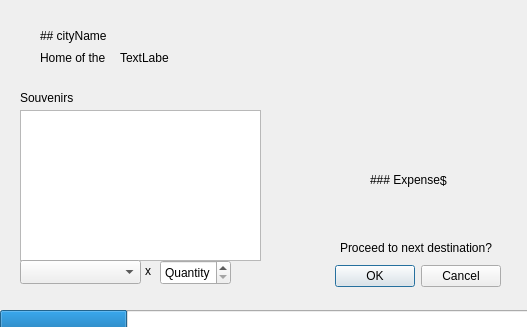
<?xml version="1.0" encoding="UTF-8"?>
<ui version="4.0">
 <class>TripProgressDialogue</class>
 <widget class="QDialog" name="TripProgressDialogue">
  <property name="geometry">
   <rect>
    <x>0</x>
    <y>0</y>
    <width>527</width>
    <height>327</height>
   </rect>
  </property>
  <property name="windowTitle">
   <string>Dialog</string>
  </property>
  <property name="sizeGripEnabled">
   <bool>false</bool>
  </property>
  <widget class="QDialogButtonBox" name="proceedButtons">
   <property name="geometry">
    <rect>
     <x>160</x>
     <y>260</y>
     <width>341</width>
     <height>32</height>
    </rect>
   </property>
   <property name="orientation">
    <enum>Qt::Horizontal</enum>
   </property>
   <property name="standardButtons">
    <set>QDialogButtonBox::Cancel|QDialogButtonBox::Ok</set>
   </property>
  </widget>
  <widget class="QLabel" name="label_proceed">
   <property name="geometry">
    <rect>
     <x>340</x>
     <y>240</y>
     <width>161</width>
     <height>16</height>
    </rect>
   </property>
   <property name="text">
    <string>Proceed to next destination?</string>
   </property>
  </widget>
  <widget class="QProgressBar" name="progressBar">
   <property name="geometry">
    <rect>
     <x>0</x>
     <y>310</y>
     <width>531</width>
     <height>20</height>
    </rect>
   </property>
   <property name="value">
    <number>24</number>
   </property>
   <property name="textVisible">
    <bool>false</bool>
   </property>
  </widget>
  <widget class="QLabel" name="stadiumName">
   <property name="geometry">
    <rect>
     <x>40</x>
     <y>20</y>
     <width>141</width>
     <height>31</height>
    </rect>
   </property>
   <property name="text">
    <string>## cityName</string>
   </property>
   <property name="textFormat">
    <enum>Qt::MarkdownText</enum>
   </property>
   <property name="scaledContents">
    <bool>false</bool>
   </property>
   <property name="alignment">
    <set>Qt::AlignLeading|Qt::AlignLeft|Qt::AlignVCenter</set>
   </property>
  </widget>
  <widget class="QLabel" name="label_home">
   <property name="geometry">
    <rect>
     <x>40</x>
     <y>50</y>
     <width>71</width>
     <height>16</height>
    </rect>
   </property>
   <property name="text">
    <string>Home of the</string>
   </property>
  </widget>
  <widget class="QLabel" name="teamName">
   <property name="geometry">
    <rect>
     <x>120</x>
     <y>50</y>
     <width>49</width>
     <height>16</height>
    </rect>
   </property>
   <property name="text">
    <string>TextLabel</string>
   </property>
  </widget>
  <widget class="QTableWidget" name="souvenirTable">
   <property name="geometry">
    <rect>
     <x>20</x>
     <y>110</y>
     <width>241</width>
     <height>151</height>
    </rect>
   </property>
  </widget>
  <widget class="QLabel" name="label_souvenir">
   <property name="geometry">
    <rect>
     <x>20</x>
     <y>90</y>
     <width>61</width>
     <height>16</height>
    </rect>
   </property>
   <property name="text">
    <string>Souvenirs</string>
   </property>
  </widget>
  <widget class="QLabel" name="label_expenses">
   <property name="geometry">
    <rect>
     <x>370</x>
     <y>170</y>
     <width>71</width>
     <height>20</height>
    </rect>
   </property>
   <property name="text">
    <string>### Expenses:</string>
   </property>
   <property name="textFormat">
    <enum>Qt::MarkdownText</enum>
   </property>
  </widget>
  <widget class="QLabel" name="totalExpenses">
   <property name="geometry">
    <rect>
     <x>440</x>
     <y>170</y>
     <width>71</width>
     <height>21</height>
    </rect>
   </property>
   <property name="text">
    <string>$ </string>
   </property>
  </widget>
  <widget class="QComboBox" name="souvenirOptions">
   <property name="geometry">
    <rect>
     <x>20</x>
     <y>260</y>
     <width>121</width>
     <height>24</height>
    </rect>
   </property>
   <property name="acceptDrops">
    <bool>false</bool>
   </property>
   <property name="placeholderText">
    <string>no item selected</string>
   </property>
  </widget>
  <widget class="QLabel" name="label_souvenir_quantity">
   <property name="geometry">
    <rect>
     <x>140</x>
     <y>260</y>
     <width>16</width>
     <height>21</height>
    </rect>
   </property>
   <property name="text">
    <string>x</string>
   </property>
   <property name="alignment">
    <set>Qt::AlignCenter</set>
   </property>
  </widget>
  <widget class="QSpinBox" name="souvenirQuantity">
   <property name="geometry">
    <rect>
     <x>160</x>
     <y>260</y>
     <width>71</width>
     <height>25</height>
    </rect>
   </property>
   <property name="focusPolicy">
    <enum>Qt::WheelFocus</enum>
   </property>
   <property name="specialValueText">
    <string>Quantity</string>
   </property>
   <property name="maximum">
    <number>999</number>
   </property>
  </widget>
 </widget>
 <resources/>
 <connections>
  <connection>
   <sender>proceedButtons</sender>
   <signal>accepted()</signal>
   <receiver>TripProgressDialogue</receiver>
   <slot>accept()</slot>
   <hints>
    <hint type="sourcelabel">
     <x>248</x>
     <y>254</y>
    </hint>
    <hint type="destinationlabel">
     <x>157</x>
     <y>274</y>
    </hint>
   </hints>
  </connection>
  <connection>
   <sender>proceedButtons</sender>
   <signal>rejected()</signal>
   <receiver>TripProgressDialogue</receiver>
   <slot>reject()</slot>
   <hints>
    <hint type="sourcelabel">
     <x>316</x>
     <y>260</y>
    </hint>
    <hint type="destinationlabel">
     <x>286</x>
     <y>274</y>
    </hint>
   </hints>
  </connection>
 </connections>
</ui>
